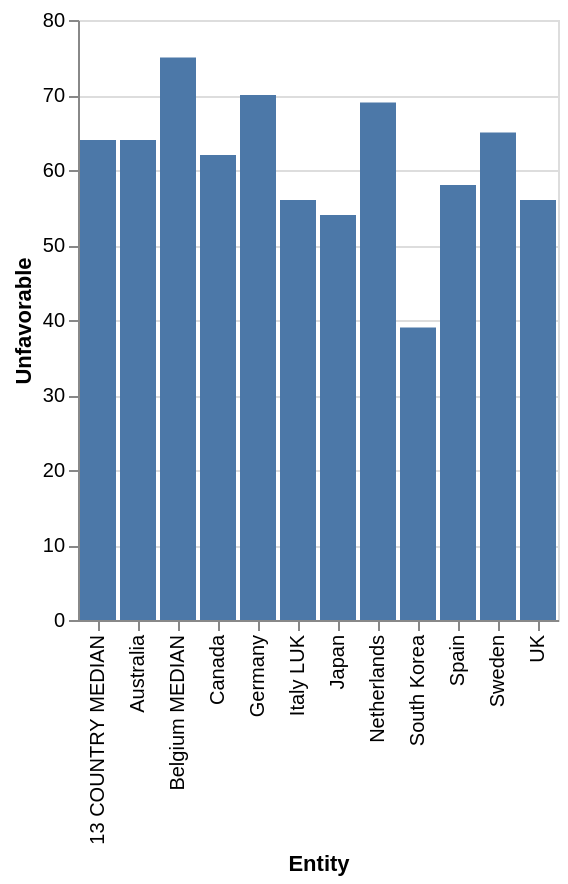

The Vega-Lite source for this figure:
### Vega-Lite specification from a JSON file in a GitHub repository (floating-point values rounded to 4 significant figures)
{"$schema": "https://vega.github.io/schema/vega-lite/v5.json", "description": "Bar chart auto-generated from CSV", "data": {"values": [{"Entity": "13 COUNTRY MEDIAN", "Unfavorable": 64}, {"Entity": "Australia", "Unfavorable": 64}, {"Entity": "Japan", "Unfavorable": 54}, {"Entity": "South Korea", "Unfavorable": 39}, {"Entity": "Belgium MEDIAN", "Unfavorable": 75}, {"Entity": "Germany", "Unfavorable": 70}, {"Entity": "Netherlands", "Unfavorable": 69}, {"Entity": "Sweden", "Unfavorable": 65}, {"Entity": "Spain", "Unfavorable": 58}, {"Entity": "UK", "Unfavorable": 56}, {"Entity": "Italy LUK", "Unfavorable": 56}, {"Entity": "Canada", "Unfavorable": 62}]}, "mark": "bar", "encoding": {"x": {"field": "Entity", "type": "ordinal"}, "y": {"field": "Unfavorable", "type": "quantitative"}}}
